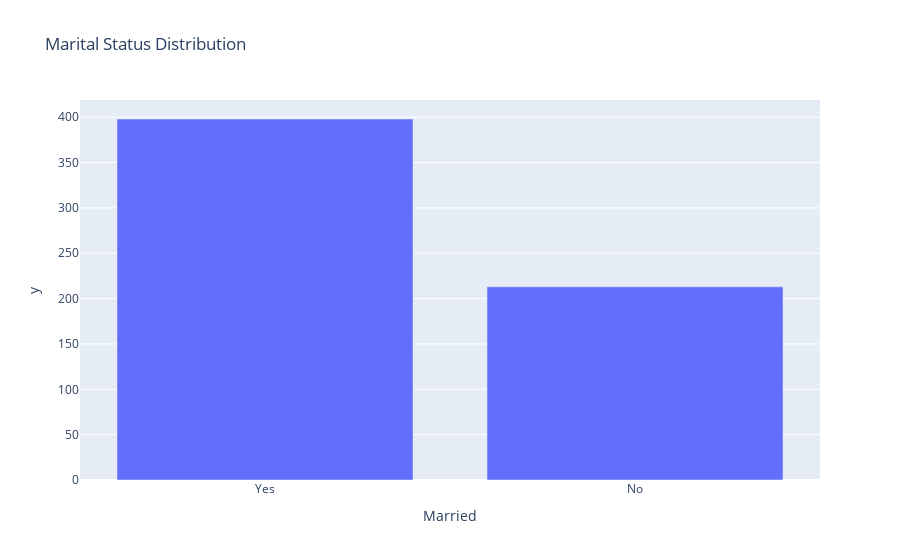

Notebook code cell kept with this figure:
### Code cell
married_count = df['Married'].value_counts()
fig_married = px.bar(married_count, 
                     x=married_count.index, 
                     y=married_count.values, 
                     title='Marital Status Distribution')
fig_married.show()

### Figure 1 — Plotly figure (JSON) as saved in the notebook; plotly's stock layout.template omitted (floating-point values rounded to 4 significant figures)
{"data": [{"alignmentgroup": "True", "hovertemplate": "Married=%{x}<br>y=%{y}<extra></extra>", "legendgroup": "", "marker": {"color": "#636efa", "pattern": {"shape": ""}}, "name": "", "offsetgroup": "", "orientation": "v", "showlegend": false, "textposition": "auto", "type": "bar", "x": ["Yes", "No"], "xaxis": "x", "y": [398, 213], "yaxis": "y"}], "layout": {"autosize": true, "barmode": "relative", "legend": {"tracegroupgap": 0}, "title": {"text": "Marital Status Distribution"}, "xaxis": {"anchor": "y", "autorange": true, "domain": [0, 1], "range": [-0.5, 1.5], "title": {"text": "Married"}, "type": "category"}, "yaxis": {"anchor": "x", "autorange": true, "domain": [0, 1], "range": [0, 418.9], "title": {"text": "y"}, "type": "linear"}}}
